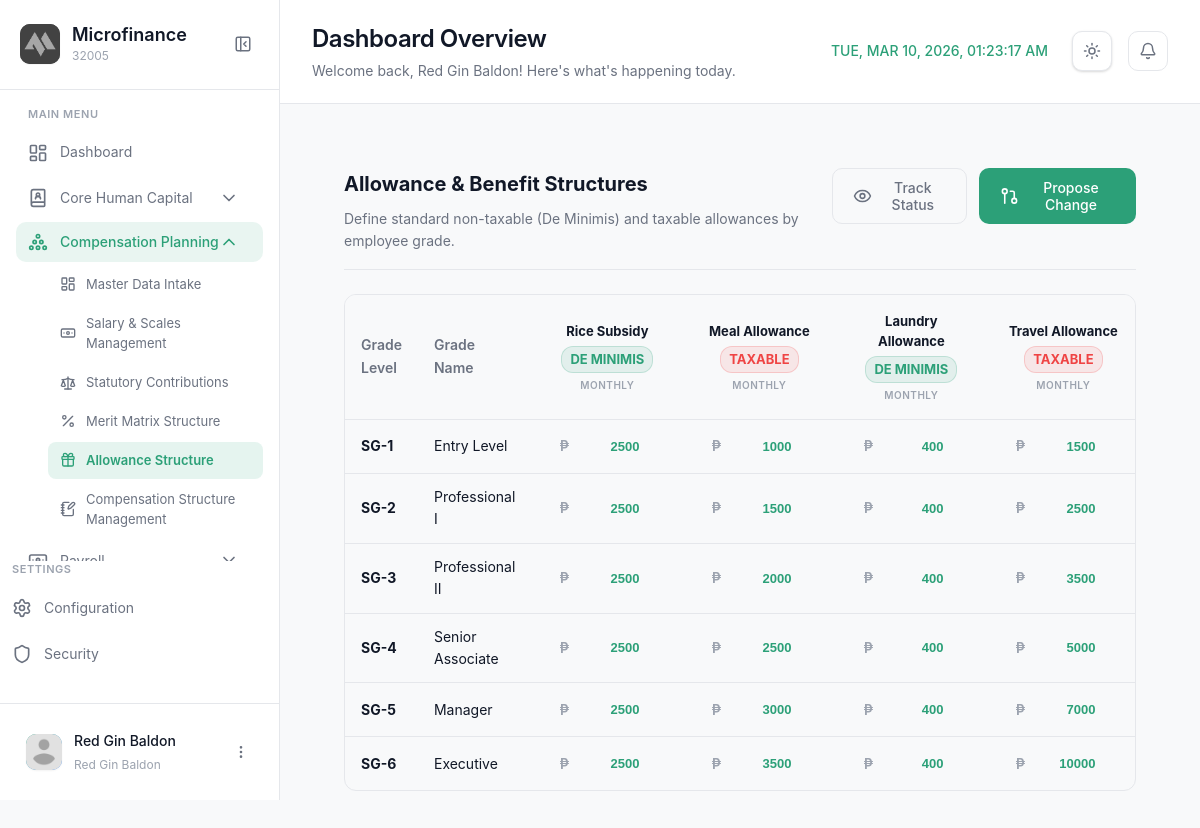
The app's page /modules/compensation/allowance.php (signed in) with its own data.
### tables this page shows
CREATE TABLE `allowance_types` (
  `AllowanceTypeID` int(11) NOT NULL,
  `AllowanceName` varchar(100) NOT NULL,
  `IsTaxable` tinyint(1) DEFAULT 0,
  `Frequency` enum('Monthly','Annual','Daily') DEFAULT 'Monthly',
  `CreatedAt` timestamp NOT NULL DEFAULT current_timestamp(),
  `UpdatedAt` timestamp NOT NULL DEFAULT current_timestamp() ON UPDATE current_timestamp()
);

CREATE TABLE `salary_grades` (
  `SalaryGradeID` int(11) NOT NULL,
  `period_id` int(11) DEFAULT NULL,
  `GradeLevel` varchar(10) NOT NULL,
  `GradeName` varchar(100) DEFAULT NULL,
  `MinSalary` decimal(15,2) NOT NULL,
  `MaxSalary` decimal(15,2) NOT NULL,
  `MidSalary` decimal(15,2) GENERATED ALWAYS AS ((`MinSalary` + `MaxSalary`) / 2) STORED,
  `Currency` varchar(10) DEFAULT 'PHP',
  `IsActive` tinyint(1) DEFAULT 1,
  `CreatedAt` timestamp NOT NULL DEFAULT current_timestamp(),
  `UpdatedAt` timestamp NULL DEFAULT NULL ON UPDATE current_timestamp(),
  `Description` varchar(255) DEFAULT NULL
);

### modules/compensation/allowance.php (the view, shortened to what this page needs)
<?php
require_once '../../config/config.php';
$period_id = 1;
$grades_query = $conn->query("
    SELECT sg.SalaryGradeID, sg.GradeLevel, sg.GradeName, sg.MinSalary, sg.MaxSalary, sg.MidSalary, sg.Description
    FROM salary_grades sg
    WHERE sg.period_id = $period_id
    ORDER BY sg.SalaryGradeID ASC
");
$salary_grades = [];
while ($row = $grades_query->fetch_assoc()) {
    $salary_grades[] = $row;
}
$allowance_types_query = $conn->query("SELECT * FROM allowance_types ORDER BY AllowanceTypeID ASC");
$allowance_types = [];
while ($row = $allowance_types_query->fetch_assoc()) {
    $allowance_types[] = $row;
}
$grade_allowances_query = $conn->query("SELECT * FROM grade_allowances");
$grade_allowance_map = [];
while ($row = $grade_allowances_query->fetch_assoc()) {
    $grade_allowance_map[$row['SalaryGradeID']][$row['AllowanceTypeID']] = $row['Amount'];
}
?>
<!DOCTYPE html>
<html lang="en">
<head>
  <link rel="stylesheet" href="../../css/compensationdashboard.css?v=1.3">
  <link rel="stylesheet" href="../../css/cycle.css?v=1.2">
  <link rel="stylesheet" href="../../css/allowance.css?v=1.2">
</head>
<body>
  <aside class="sidebar" id="sidebar">
    <div class="sidebar-header">
      <div class="logo-container">
        <div class="logo-wrapper">
          <img src="../../img/logo.png" alt="Logo" class="logo">
        </div>
        <div class="logo-text">
          <h2 class="app-name">Microfinance</h2>
          <span class="app-tagline">32005</span>
        </div>
      </div>
      <button class="sidebar-toggle" id="sidebarToggle">
        <i data-lucide="panel-left-close"></i>
      </button>
    </div>
     <nav class="sidebar-nav">
      <div class="nav-section">
        <span class="nav-section-title">MAIN MENU</span>
        <a href="dashboard.php" class="nav-item active">
          <i data-lucide="layout-dashboard"></i>
          <span>Dashboard</span>
        </a>
        <div class="nav-item-group <?php echo ($module === 'hr') ? 'active' : ''; ?>">
          <button class="nav-item has-submenu" data-module="hr">
            <div class="nav-item-content">
              <i data-lucide="book-user"></i>
              <span>Core Human Capital</span>
            </div>
            <i data-lucide="chevron-down" class="submenu-icon"></i>
          </button>
          <div class="nav-item-group <?php echo ($module === 'planning') ? 'active' : ''; ?>">
          <button class="nav-item has-submenu" data-module="planning">
            <div class="nav-item-content">
              <i data-lucide="circle-pile"></i>
              <span>Compensation Planning</span>
            </div>
            <i data-lucide="chevron-down" class="submenu-icon"></i>
          </button>
          <div class="submenu" id="submenu-planning">
            <a href="intake.php" class="submenu-item <?php echo ($page === 'intake') ? 'active' : ''; ?>">
              <i data-lucide="layout-dashboard"></i>
              <span>Master Data Intake</span>
            </a>
            <a href="salary.php" class="submenu-item <?php echo ($page === 'salarymgt') ? 'active' : ''; ?>">
              <i data-lucide="banknote"></i>
              <span>Salary & Scales Management</span>
            </a>
            <a href="statutory.php" class="submenu-item <?php echo ($page === 'statutory') ? 'active' : ''; ?>">
              <i data-lucide="scale"></i>
              <span>Statutory Contributions</span>
            </a>
            <a href="matrix.php" class="submenu-item <?php echo ($page === 'matrix') ? 'active' : ''; ?>">
              <i data-lucide="percent"></i>
              <span>Merit Matrix Structure</span>
            </a>
            <a href="allowance.php" class="submenu-item <?php echo ($page === 'allowance') ? 'active' : ''; ?>">
              <i data-lucide="gift"></i>
              <span>Allowance Structure</span>
            </a>
            <a href="cycle.php" class="submenu-item <?php echo ($page === 'cycle') ? 'active' : ''; ?>">
              <i data-lucide="notebook-pen"></i>
              <span>Compensation Structure Management</span>
            </a>
          </div>
        </div>
        <div class="nav-item-group <?php echo ($module === 'payroll') ? 'active' : ''; ?>">
          <button class="nav-item has-submenu" data-module="payroll">
            <div class="nav-item-content">
              <i data-lucide="banknote-arrow-down"></i>
              <span>Payroll</span>
            </div>
            <i data-lucide="chevron-down" class="submenu-icon"></i>
          </button>
        </div>
      </div>
    </div>
    </nav>
      <div class="nav-section">
        <span class="nav-section-title">SETTINGS</span>
        <a href="#" class="nav-item">
          <i data-lucide="settings"></i>
          <span>Configuration</span>
        </a>
        <a href="#" class="nav-item">
          <i data-lucide="shield"></i>
          <span>Security</span>
        </a>
      </div>
    <div class="sidebar-footer">
      <div class="user-profile">
        <div class="user-avatar">
          <img src="../../img/profile.png" alt="User">
        </div>
        <div class="user-info">
          <span class="user-name"><?php echo htmlspecialchars($_SESSION['username'] ?? 'Admin'); ?></span>
          <span class="user-role"><?php echo htmlspecialchars($_SESSION['user_role'] ?? 'Administrator'); ?></span>
        </div>
        <button class="user-menu-btn" id="userMenuBtn">
          <i data-lucide="more-vertical"></i>
        </button>
      </div>
    </div>
  </aside>
  <main class="main-content">
    <header class="page-header">
      <div class="header-left">
        <div class="header-title">
          <h1>Dashboard Overview</h1>
          <p>Welcome back, <?php echo htmlspecialchars($_SESSION['username'] ?? 'User'); ?>! Here's what's happening today.</p>
        </div>
      </div>
      <div class="header-right">
                        <div class="header-clock">
          <span id="realTimeClock"></span>
        </div>
        <button class="theme-toggle" id="themeToggle" aria-label="Toggle theme">
          <i data-lucide="sun" class="sun-icon"></i>
        </button>
        <button class="icon-btn">
          <i data-lucide="bell"></i>
        </button>
      </div>
    </header>
    <div class="content-wrapper">
          <div class="tab-panel active" id="allowances">
            <div class="section-header" style="margin-bottom: 24px; display: flex; justify-content: space-between; align-items: flex-start; padding-bottom: 16px; border-bottom: 1px solid var(--border-color);">
              <div class="sh-info">
                <h3 style="font-size: 20px; font-weight: 700; color: var(--text-primary); margin-bottom: 8px;">Allowance & Benefit Structures</h3>
                <p style="color: var(--text-secondary); font-size: 14px;">Define standard non-taxable (De Minimis) and taxable allowances by employee grade.</p>
              </div>
              <div class="comp-panel-actions" style="display: flex; gap: 12px;">
                <button class="btn btn-outline" id="btnTrackAllowanceStatus" style="border: 1px solid var(--border-color); color: var(--text-secondary);">
                  <i data-lucide="eye"></i>
                  <span>Track Status</span>
                </button>
                <button class="btn btn-primary" id="btnProposeAllowanceChange">
                  <i data-lucide="git-pull-request"></i>
                  <span>Propose Change</span>
                </button>
              </div>
            </div>
            <div class="table-container">
              <table class="comp-table editable-table">
                <thead>
                  <tr>
                    <th>Grade Level</th>
                    <th>Grade Name</th>
                    <?php foreach ($allowance_types as $type): ?>
                    <th>
                      <div class="allowance-header">
                        <span><?php echo htmlspecialchars($type['AllowanceName']); ?></span>
                        <span class="tax-badge <?php echo $type['IsTaxable'] ? 'taxable' : 'non-taxable'; ?>">
                          <?php echo $type['IsTaxable'] ? 'Taxable' : 'De Minimis'; ?>
                        </span>
                        <small><?php echo ($type['Frequency'] == 'Annual') ? 'Annual' : 'Monthly'; ?></small>
                      </div>
                    </th>
                    <?php endforeach; ?>
                  </tr>
                </thead>
                <tbody>
                  <?php foreach ($salary_grades as $grade): ?>
                  <tr>
                    <td><strong><?php echo htmlspecialchars($grade['GradeLevel']); ?></strong></td>
                    <td><?php echo htmlspecialchars($grade['GradeName']); ?></td>
                    <?php foreach ($allowance_types as $type): ?>
                    <?php
                      $amount = $grade_allowance_map[$grade['SalaryGradeID']][$type['AllowanceTypeID']] ?? 0;
                    ?>
                    <td>
                      <div class="input-with-symbol">
                        <span>&#8369;</span>
                        <input type="number"
                               value="<?php echo (int)$amount; ?>"
                               class="table-input-premium allowance-val-input"
                               data-grade="<?php echo $grade['SalaryGradeID']; ?>"
                               data-type="<?php echo $type['AllowanceTypeID']; ?>"
                               data-is-taxable="<?php echo $type['IsTaxable']; ?>">
                      </div>
                    </td>
                    <?php endforeach; ?>
                  </tr>
                  <?php endforeach; ?>
                </tbody>
              </table>
            </div>
          </div>
    </div>
  </main>
</body>
</html>

### records on screen
allowance_types: AllowanceName "Rice Subsidy", IsTaxable "DE MINIMIS", Frequency "MONTHLY"
allowance_types: AllowanceName "Meal Allowance", IsTaxable "TAXABLE", Frequency "MONTHLY"
allowance_types: AllowanceName "Laundry Allowance", IsTaxable "DE MINIMIS", Frequency "MONTHLY"
allowance_types: AllowanceName "Travel Allowance", IsTaxable "TAXABLE", Frequency "MONTHLY"
salary_grades: GradeLevel "SG-1", GradeName "Entry Level", SalaryGradeID.AllowanceTypeID "2500", SalaryGradeID.AllowanceTypeID "1000", SalaryGradeID.AllowanceTypeID "400", SalaryGradeID.AllowanceTypeID "1500"
salary_grades: GradeLevel "SG-2", GradeName "Professional I", SalaryGradeID.AllowanceTypeID "2500", SalaryGradeID.AllowanceTypeID "1500", SalaryGradeID.AllowanceTypeID "400"
salary_grades: GradeLevel "SG-3", GradeName "Professional II", SalaryGradeID.AllowanceTypeID "2500", SalaryGradeID.AllowanceTypeID "2000", SalaryGradeID.AllowanceTypeID "400", SalaryGradeID.AllowanceTypeID "3500"
salary_grades: GradeLevel "SG-4", GradeName "Senior Associate", SalaryGradeID.AllowanceTypeID "2500", SalaryGradeID.AllowanceTypeID "400", SalaryGradeID.AllowanceTypeID "5000"
salary_grades: GradeLevel "SG-5", GradeName "Manager", SalaryGradeID.AllowanceTypeID "2500", SalaryGradeID.AllowanceTypeID "3000", SalaryGradeID.AllowanceTypeID "400", SalaryGradeID.AllowanceTypeID "7000"
salary_grades: GradeLevel "SG-6", GradeName "Executive", SalaryGradeID.AllowanceTypeID "2500", SalaryGradeID.AllowanceTypeID "3500", SalaryGradeID.AllowanceTypeID "400", SalaryGradeID.AllowanceTypeID "10000"

### other values on screen
$_SESSION['username'] "Red Gin Baldon"
$_SESSION['user_role'] "Red Gin Baldon"
